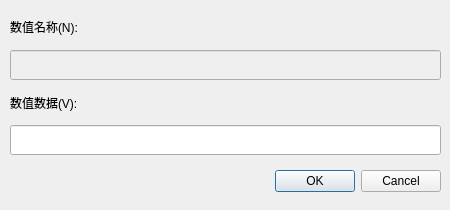
<?xml version="1.0" encoding="UTF-8"?>
<ui version="4.0">
 <class>RegEditModDlg</class>
 <widget class="QDialog" name="RegEditModDlg">
  <property name="geometry">
   <rect>
    <x>0</x>
    <y>0</y>
    <width>450</width>
    <height>210</height>
   </rect>
  </property>
  <property name="minimumSize">
   <size>
    <width>450</width>
    <height>210</height>
   </size>
  </property>
  <property name="maximumSize">
   <size>
    <width>450</width>
    <height>210</height>
   </size>
  </property>
  <property name="windowTitle">
   <string>Dialog</string>
  </property>
  <widget class="QWidget" name="">
   <property name="geometry">
    <rect>
     <x>10</x>
     <y>10</y>
     <width>431</width>
     <height>191</height>
    </rect>
   </property>
   <layout class="QVBoxLayout" name="verticalLayout_2">
    <item>
     <layout class="QVBoxLayout" name="verticalLayout">
      <item>
       <widget class="QLabel" name="label">
        <property name="text">
         <string>数值名称(N):</string>
        </property>
       </widget>
      </item>
      <item>
       <widget class="QLineEdit" name="lineEdit_key">
        <property name="enabled">
         <bool>false</bool>
        </property>
        <property name="maximumSize">
         <size>
          <width>16777215</width>
          <height>30</height>
         </size>
        </property>
       </widget>
      </item>
      <item>
       <widget class="QLabel" name="label_2">
        <property name="text">
         <string>数值数据(V):</string>
        </property>
       </widget>
      </item>
      <item>
       <widget class="QLineEdit" name="lineEdit_data">
        <property name="maximumSize">
         <size>
          <width>16777215</width>
          <height>30</height>
         </size>
        </property>
       </widget>
      </item>
     </layout>
    </item>
    <item>
     <widget class="QDialogButtonBox" name="buttonBox">
      <property name="maximumSize">
       <size>
        <width>16777215</width>
        <height>40</height>
       </size>
      </property>
      <property name="standardButtons">
       <set>QDialogButtonBox::Cancel|QDialogButtonBox::Ok</set>
      </property>
     </widget>
    </item>
   </layout>
  </widget>
 </widget>
 <resources/>
 <connections/>
</ui>
